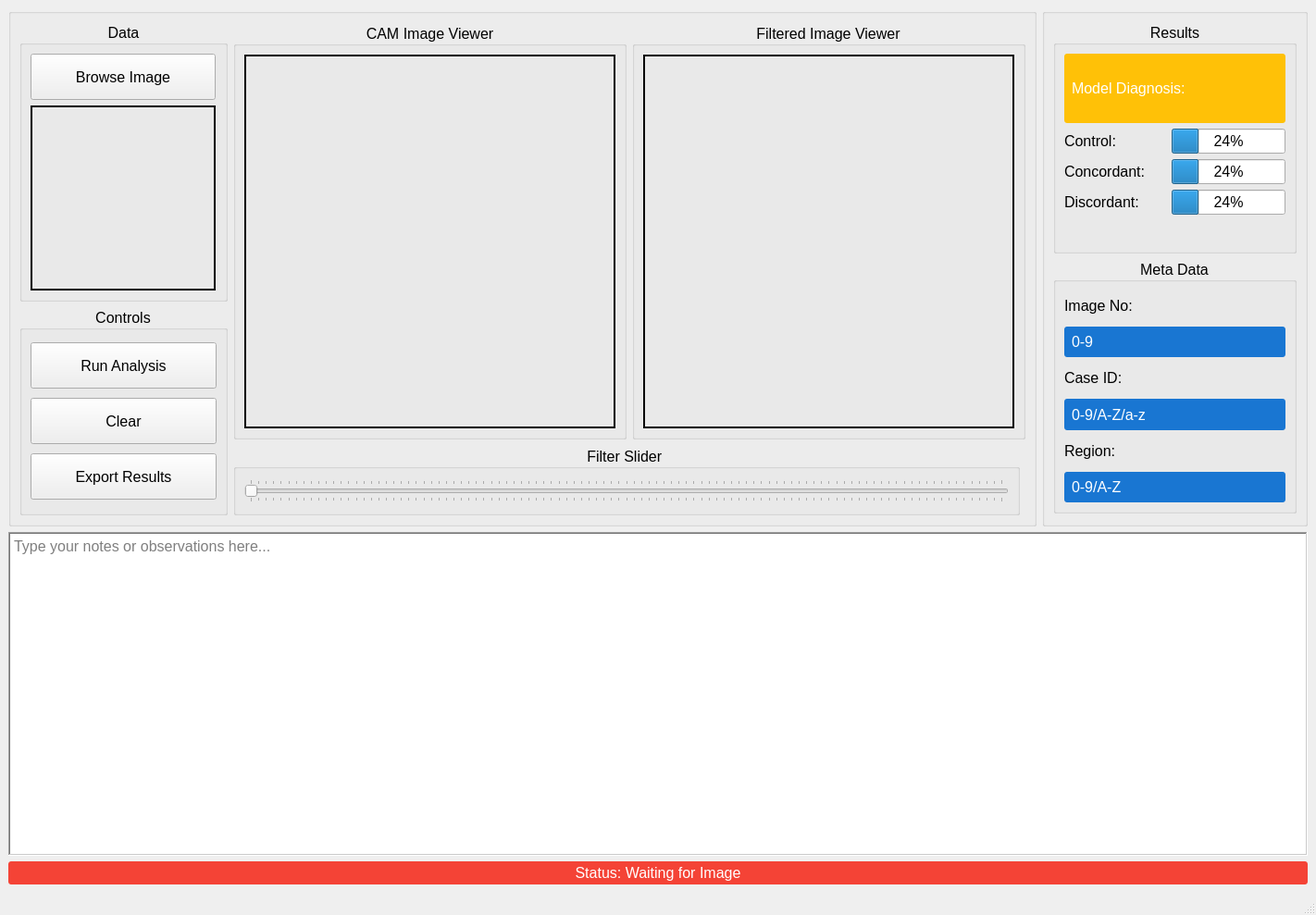
<?xml version="1.0" encoding="UTF-8"?>
<ui version="4.0">
 <class>MainWindow</class>
 <widget class="QMainWindow" name="MainWindow">
  <property name="geometry">
   <rect>
    <x>0</x>
    <y>0</y>
    <width>1422</width>
    <height>989</height>
   </rect>
  </property>
  <property name="font">
   <font>
    <pointsize>12</pointsize>
   </font>
  </property>
  <property name="windowTitle">
   <string>ALS Diagnostic Assistant</string>
  </property>
  <property name="windowIcon">
   <iconset resource="../../GUI_Resources/gui_resources.qrc">
    <normaloff>:/Main/NeroBioMark_Logo.png</normaloff>:/Main/NeroBioMark_Logo.png</iconset>
  </property>
  <widget class="QWidget" name="centralwidget">
   <layout class="QGridLayout" name="gridLayout_5">
    <item row="0" column="0">
     <widget class="QGroupBox" name="groupBox_5">
      <property name="title">
       <string/>
      </property>
      <layout class="QGridLayout" name="gridLayout_4">
       <item row="0" column="0">
        <widget class="QGroupBox" name="groupBox_2">
         <property name="minimumSize">
          <size>
           <width>225</width>
           <height>300</height>
          </size>
         </property>
         <property name="maximumSize">
          <size>
           <width>225</width>
           <height>325</height>
          </size>
         </property>
         <property name="title">
          <string>Data</string>
         </property>
         <property name="alignment">
          <set>Qt::AlignCenter</set>
         </property>
         <layout class="QVBoxLayout" name="verticalLayout">
          <item>
           <widget class="QPushButton" name="pb_browse_image">
            <property name="minimumSize">
             <size>
              <width>200</width>
              <height>50</height>
             </size>
            </property>
            <property name="maximumSize">
             <size>
              <width>200</width>
              <height>75</height>
             </size>
            </property>
            <property name="text">
             <string>Browse Image</string>
            </property>
           </widget>
          </item>
          <item>
           <widget class="QLabel" name="lb_input_image">
            <property name="minimumSize">
             <size>
              <width>200</width>
              <height>200</height>
             </size>
            </property>
            <property name="maximumSize">
             <size>
              <width>200</width>
              <height>200</height>
             </size>
            </property>
            <property name="frameShape">
             <enum>QFrame::WinPanel</enum>
            </property>
            <property name="text">
             <string/>
            </property>
            <property name="alignment">
             <set>Qt::AlignCenter</set>
            </property>
           </widget>
          </item>
         </layout>
        </widget>
       </item>
       <item row="0" column="1" rowspan="2">
        <widget class="QGroupBox" name="groupBox">
         <property name="minimumSize">
          <size>
           <width>425</width>
           <height>450</height>
          </size>
         </property>
         <property name="maximumSize">
          <size>
           <width>425</width>
           <height>450</height>
          </size>
         </property>
         <property name="title">
          <string>CAM Image Viewer</string>
         </property>
         <property name="alignment">
          <set>Qt::AlignCenter</set>
         </property>
         <layout class="QGridLayout" name="gridLayout">
          <item row="0" column="0">
           <widget class="QLabel" name="lb_cam_image">
            <property name="minimumSize">
             <size>
              <width>400</width>
              <height>400</height>
             </size>
            </property>
            <property name="frameShape">
             <enum>QFrame::WinPanel</enum>
            </property>
            <property name="text">
             <string/>
            </property>
            <property name="alignment">
             <set>Qt::AlignCenter</set>
            </property>
           </widget>
          </item>
         </layout>
        </widget>
       </item>
       <item row="0" column="2" rowspan="2">
        <widget class="QGroupBox" name="groupBox_6">
         <property name="minimumSize">
          <size>
           <width>425</width>
           <height>450</height>
          </size>
         </property>
         <property name="maximumSize">
          <size>
           <width>425</width>
           <height>450</height>
          </size>
         </property>
         <property name="title">
          <string>Filtered Image Viewer</string>
         </property>
         <property name="alignment">
          <set>Qt::AlignCenter</set>
         </property>
         <layout class="QGridLayout" name="gridLayout_2">
          <item row="0" column="0">
           <widget class="QLabel" name="lb_filtered_image">
            <property name="minimumSize">
             <size>
              <width>400</width>
              <height>400</height>
             </size>
            </property>
            <property name="frameShape">
             <enum>QFrame::WinPanel</enum>
            </property>
            <property name="text">
             <string/>
            </property>
            <property name="alignment">
             <set>Qt::AlignCenter</set>
            </property>
           </widget>
          </item>
         </layout>
        </widget>
       </item>
       <item row="1" column="0" rowspan="2">
        <widget class="QGroupBox" name="groupBox_8">
         <property name="minimumSize">
          <size>
           <width>225</width>
           <height>225</height>
          </size>
         </property>
         <property name="maximumSize">
          <size>
           <width>225</width>
           <height>225</height>
          </size>
         </property>
         <property name="title">
          <string>Controls</string>
         </property>
         <property name="alignment">
          <set>Qt::AlignCenter</set>
         </property>
         <layout class="QVBoxLayout" name="verticalLayout_3">
          <item>
           <widget class="QPushButton" name="pb_run_analysis">
            <property name="minimumSize">
             <size>
              <width>200</width>
              <height>50</height>
             </size>
            </property>
            <property name="text">
             <string>Run Analysis</string>
            </property>
           </widget>
          </item>
          <item>
           <widget class="QPushButton" name="pb_clear">
            <property name="minimumSize">
             <size>
              <width>200</width>
              <height>50</height>
             </size>
            </property>
            <property name="text">
             <string>Clear</string>
            </property>
           </widget>
          </item>
          <item>
           <widget class="QPushButton" name="pb_export_results">
            <property name="minimumSize">
             <size>
              <width>200</width>
              <height>50</height>
             </size>
            </property>
            <property name="text">
             <string>Export Results</string>
            </property>
           </widget>
          </item>
         </layout>
        </widget>
       </item>
       <item row="2" column="1" colspan="2">
        <widget class="QGroupBox" name="groupBox_7">
         <property name="minimumSize">
          <size>
           <width>850</width>
           <height>75</height>
          </size>
         </property>
         <property name="maximumSize">
          <size>
           <width>850</width>
           <height>75</height>
          </size>
         </property>
         <property name="title">
          <string>Filter Slider </string>
         </property>
         <property name="alignment">
          <set>Qt::AlignCenter</set>
         </property>
         <layout class="QGridLayout" name="gridLayout_3">
          <item row="0" column="0">
           <widget class="QSlider" name="s_filter_slider">
            <property name="minimumSize">
             <size>
              <width>800</width>
              <height>25</height>
             </size>
            </property>
            <property name="maximumSize">
             <size>
              <width>16777215</width>
              <height>25</height>
             </size>
            </property>
            <property name="maximum">
             <number>100</number>
            </property>
            <property name="orientation">
             <enum>Qt::Horizontal</enum>
            </property>
            <property name="tickPosition">
             <enum>QSlider::TicksBothSides</enum>
            </property>
           </widget>
          </item>
         </layout>
        </widget>
       </item>
      </layout>
     </widget>
    </item>
    <item row="0" column="1">
     <widget class="QGroupBox" name="groupBox_9">
      <property name="title">
       <string/>
      </property>
      <layout class="QVBoxLayout" name="verticalLayout_4">
       <item>
        <widget class="QGroupBox" name="groupBox_4">
         <property name="minimumSize">
          <size>
           <width>250</width>
           <height>250</height>
          </size>
         </property>
         <property name="maximumSize">
          <size>
           <width>16777215</width>
           <height>250</height>
          </size>
         </property>
         <property name="title">
          <string>Results</string>
         </property>
         <property name="alignment">
          <set>Qt::AlignCenter</set>
         </property>
         <layout class="QFormLayout" name="formLayout">
          <item row="0" column="0" colspan="2">
           <widget class="QLabel" name="label_10">
            <property name="minimumSize">
             <size>
              <width>200</width>
              <height>75</height>
             </size>
            </property>
            <property name="styleSheet">
             <string notr="true">background-color: #FFC107;
color: white;
padding: 4px;
border-radius: 3px;</string>
            </property>
            <property name="text">
             <string>Model Diagnosis:</string>
            </property>
           </widget>
          </item>
          <item row="3" column="0">
           <widget class="QLabel" name="label_12">
            <property name="minimumSize">
             <size>
              <width>110</width>
              <height>25</height>
             </size>
            </property>
            <property name="text">
             <string>Concordant:</string>
            </property>
           </widget>
          </item>
          <item row="3" column="1">
           <widget class="QProgressBar" name="p_bar_concordant">
            <property name="minimumSize">
             <size>
              <width>110</width>
              <height>25</height>
             </size>
            </property>
            <property name="value">
             <number>24</number>
            </property>
           </widget>
          </item>
          <item row="4" column="0">
           <widget class="QLabel" name="label_13">
            <property name="minimumSize">
             <size>
              <width>110</width>
              <height>25</height>
             </size>
            </property>
            <property name="text">
             <string>Discordant:</string>
            </property>
           </widget>
          </item>
          <item row="4" column="1">
           <widget class="QProgressBar" name="p_bar_discordant">
            <property name="minimumSize">
             <size>
              <width>110</width>
              <height>25</height>
             </size>
            </property>
            <property name="value">
             <number>24</number>
            </property>
           </widget>
          </item>
          <item row="2" column="0">
           <widget class="QLabel" name="label_11">
            <property name="minimumSize">
             <size>
              <width>110</width>
              <height>25</height>
             </size>
            </property>
            <property name="text">
             <string>Control:</string>
            </property>
           </widget>
          </item>
          <item row="2" column="1">
           <widget class="QProgressBar" name="p_bar_control">
            <property name="minimumSize">
             <size>
              <width>110</width>
              <height>25</height>
             </size>
            </property>
            <property name="value">
             <number>24</number>
            </property>
           </widget>
          </item>
         </layout>
        </widget>
       </item>
       <item>
        <widget class="QGroupBox" name="groupBox_3">
         <property name="minimumSize">
          <size>
           <width>250</width>
           <height>275</height>
          </size>
         </property>
         <property name="maximumSize">
          <size>
           <width>16777215</width>
           <height>275</height>
          </size>
         </property>
         <property name="title">
          <string>Meta Data</string>
         </property>
         <property name="alignment">
          <set>Qt::AlignCenter</set>
         </property>
         <layout class="QVBoxLayout" name="verticalLayout_2">
          <item>
           <widget class="QLabel" name="label_4">
            <property name="minimumSize">
             <size>
              <width>200</width>
              <height>25</height>
             </size>
            </property>
            <property name="text">
             <string>Image No:</string>
            </property>
           </widget>
          </item>
          <item>
           <widget class="QLabel" name="lb_image_no">
            <property name="minimumSize">
             <size>
              <width>200</width>
              <height>25</height>
             </size>
            </property>
            <property name="styleSheet">
             <string notr="true">background-color: #1976D2;
color: white;
padding: 4px;
border-radius: 3px;</string>
            </property>
            <property name="text">
             <string>0-9</string>
            </property>
           </widget>
          </item>
          <item>
           <widget class="QLabel" name="label_5">
            <property name="minimumSize">
             <size>
              <width>200</width>
              <height>25</height>
             </size>
            </property>
            <property name="text">
             <string>Case ID:</string>
            </property>
           </widget>
          </item>
          <item>
           <widget class="QLabel" name="lb_case_id">
            <property name="minimumSize">
             <size>
              <width>200</width>
              <height>25</height>
             </size>
            </property>
            <property name="styleSheet">
             <string notr="true">background-color: #1976D2;
color: white;
padding: 4px;
border-radius: 3px;</string>
            </property>
            <property name="text">
             <string>0-9/A-Z/a-z</string>
            </property>
           </widget>
          </item>
          <item>
           <widget class="QLabel" name="label_6">
            <property name="minimumSize">
             <size>
              <width>200</width>
              <height>25</height>
             </size>
            </property>
            <property name="text">
             <string>Region:</string>
            </property>
           </widget>
          </item>
          <item>
           <widget class="QLabel" name="lb_region">
            <property name="minimumSize">
             <size>
              <width>200</width>
              <height>25</height>
             </size>
            </property>
            <property name="styleSheet">
             <string notr="true">background-color: #1976D2;
color: white;
padding: 4px;
border-radius: 3px;</string>
            </property>
            <property name="text">
             <string>0-9/A-Z</string>
            </property>
           </widget>
          </item>
         </layout>
        </widget>
       </item>
      </layout>
     </widget>
    </item>
    <item row="1" column="0" colspan="2">
     <widget class="QTextEdit" name="te_notes">
      <property name="minimumSize">
       <size>
        <width>1400</width>
        <height>300</height>
       </size>
      </property>
      <property name="frameShape">
       <enum>QFrame::WinPanel</enum>
      </property>
      <property name="placeholderText">
       <string>Type your notes or observations here...</string>
      </property>
     </widget>
    </item>
    <item row="2" column="0" colspan="2">
     <widget class="QLabel" name="lb_status">
      <property name="minimumSize">
       <size>
        <width>1400</width>
        <height>25</height>
       </size>
      </property>
      <property name="maximumSize">
       <size>
        <width>16777215</width>
        <height>25</height>
       </size>
      </property>
      <property name="styleSheet">
       <string notr="true">background-color: #F44336;  /* Material Design red */
color: white;
padding: 4px;
border-radius: 3px;</string>
      </property>
      <property name="text">
       <string>Status: Waiting for Image</string>
      </property>
      <property name="alignment">
       <set>Qt::AlignCenter</set>
      </property>
     </widget>
    </item>
   </layout>
  </widget>
  <widget class="QMenuBar" name="menubar">
   <property name="geometry">
    <rect>
     <x>0</x>
     <y>0</y>
     <width>1422</width>
     <height>34</height>
    </rect>
   </property>
  </widget>
  <widget class="QStatusBar" name="statusbar"/>
 </widget>
 <resources>
  <include location="../../GUI_Resources/gui_resources.qrc"/>
 </resources>
 <connections/>
</ui>
